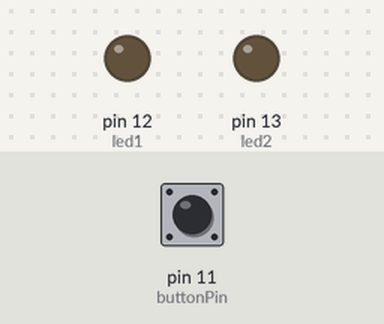
The sketch below on a simulated Arduino Uno, built with avr-gcc and run on an emulated ATmega328P. Shown: output pins drawn as LEDs (lit = HIGH). Inputs (shaded band) come from the test bench; at power-on: pin 11 (buttonPin) LOW.

Above: at 1.2 s.
1.3 s: pin 11 (buttonPin) pulled HIGH for 0.15 s
At 1.4 s:
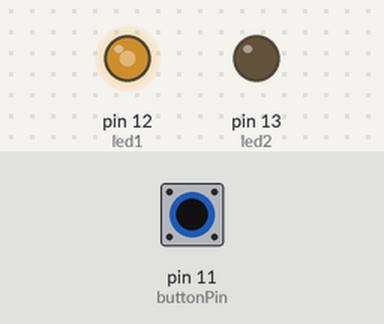
3.0 s: pin 11 (buttonPin) pulled HIGH for 1 s
At 5.2 s:
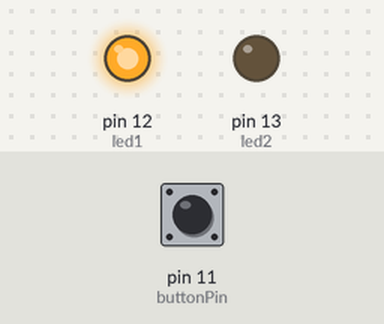
5.5 s: pin 11 (buttonPin) pulled HIGH for 3.2 s
At 6.5 s:
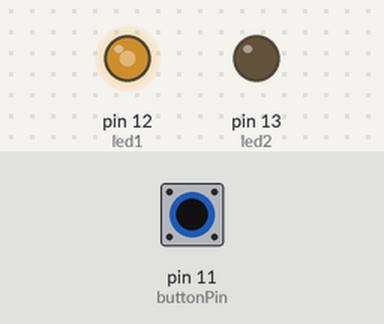
Timing chart, 0 to 10.2 s (numbered marks = the images above; inputs shaded):
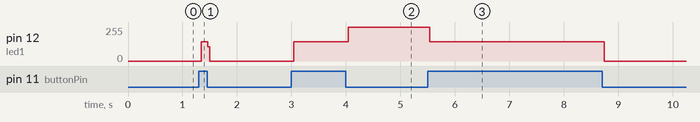

The sketch:

Blink.ino
```cpp
const int buttonPin = 11;
const int led1 = 12;
const int led2 = 13;
int button = LOW;


void setup() {
  // initialize digital pin LED_BUILTIN as an output.
  pinMode(led1, OUTPUT);
  pinMode(led2, OUTPUT);
  pinMode(buttonPin, INPUT);
}

// the loop function runs over and over again forever
void loop() {
  //digitalWrite(led2, HIGH);   // turn the LED on (HIGH is the voltage level)
  //millis(1000);                       // wait for a second
  //digitalWrite(led2, LOW);    // turn the LED off by making the voltage LOW
  //millis(1000);                       // wait for a second

  button = digitalRead(buttonPin);
  if (button == HIGH and digitalRead(led1) == LOW) {
    digitalWrite(led1, HIGH);
  }
  else if (button == HIGH and digitalRead(led1) == HIGH){
    digitalWrite(led1, LOW);
  }
}
```

Measured:
- after the input at 1.3 s, pin 12 (led1): 0/255 → 144/255 at once, → 0/255 0.12 s later
- after the input at 3.0 s, pin 12 (led1): 0/255 → 144/255 at once, → 255/255 1.0 s later
- after the input at 5.5 s, pin 12 (led1): 255/255 → 144/255 at once, → 0/255 3.2 s later
